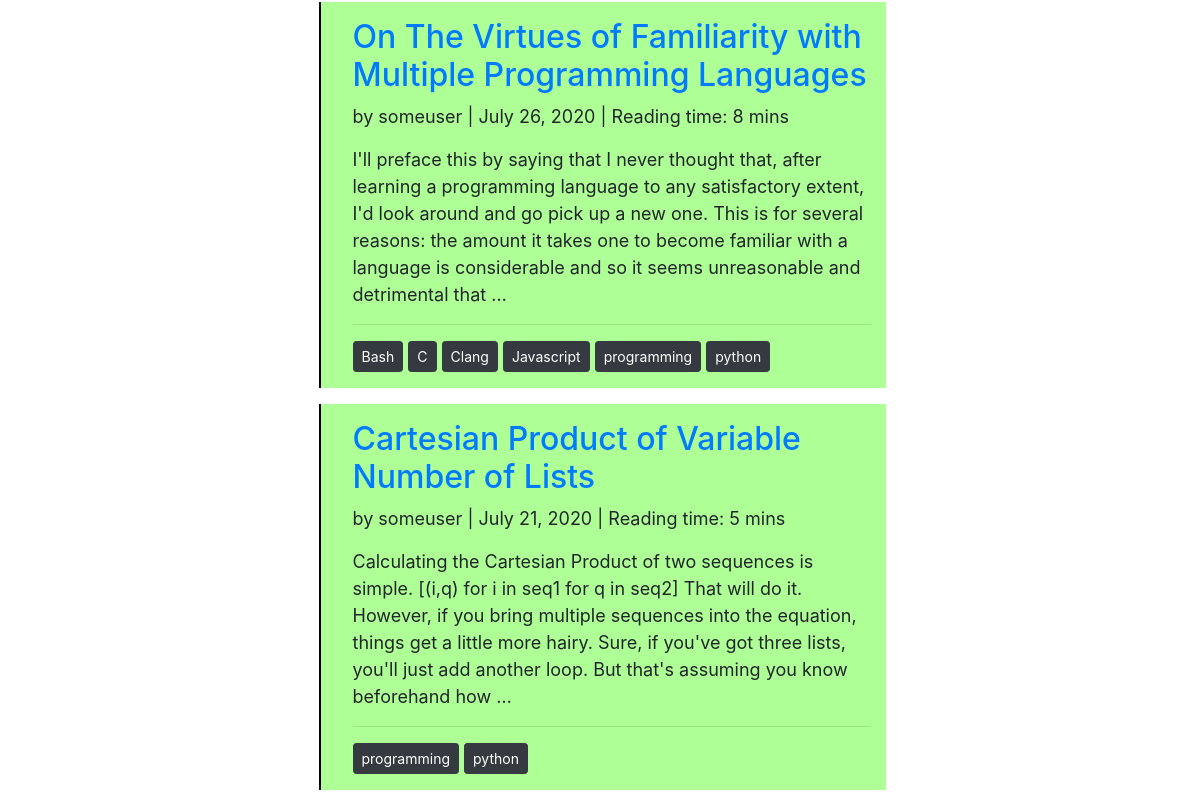
/ (middle part), run on an earlier commit of the app's database.
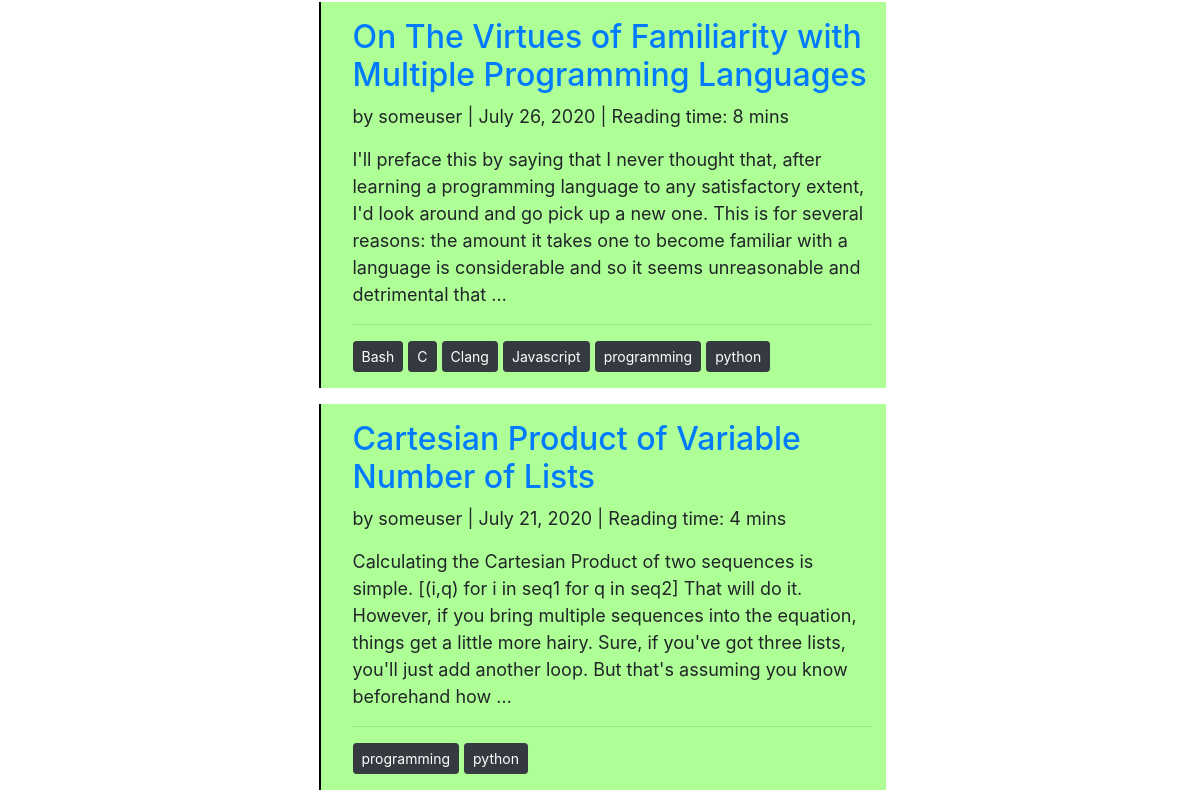
And on a later commit of the database.
### posts/models.py (models this page shows, shortened)
class Post(models.Model):
    title = models.CharField(max_length=150)
    body_text = RichTextField()   # use the ckeditor's wysiwyg admin interface
    author = models.ForeignKey(settings.AUTH_USER_MODEL,   #the FK here points to the built-in user model
        on_delete=models.CASCADE)
    publication_date = models.DateField( # check that this is a datefield before storage in the DB
            auto_now_add=True      # Automatically set the field to today when the object is first created.
            )
    section = models.ForeignKey(
            'Category',
            on_delete=models.CASCADE,
            default="Etc")
    tags = models.ManyToManyField(Tags)
    def get_reading_length(self):
        body_text_length= len(self.body_text.split(' ')) # split the body_text into words (using whitespace as the delimiter) and count how many words there are
        reading_length = 'Reading time: ' + str(round(body_text_length / 200)) + ' mins'      #apparently, studies have shown that 238 words per minute is the average reading speed, but I'll round it down to 200
        return reading_length
    def get_absolute_url(self):
        return "/posts/{}/".format(self.id)

### pages/views.py (the view, shortened to what this page needs)
# urls.py: path('', HomeAjaxView, name='home'),
def HomeAjaxView(request):
    HOME_PAGE_TEMPLATE = 'home.html'
    AJAX_TEMPLATE = 'cards.html'    # the template that's meant to be rendered into HTML, turned into a string and sent as an Ajax response. On the client, Javascript is to replace the appropriate parts with the html contained in the response object
    def get_queryset():
       req = request.GET.get('sort_options', None)
       if not req: # if no sort_options query string is part of the url, i.e. if a request for "" or "/home/" is made without any sorting specified, but with or without pagination
          return Post.objects.order_by('-publication_date') #then (i.e. this is made the default) - sort by most recent first
    def get_page():
       page_obj = request.GET.get('page', 1)  # if the request dict contains no 'page' key (ie no page query strig came with the http request), default to 1
       paginator_obj = Paginator(get_queryset(), 5)  #paginate the queryset to 5 items per page
       try:
          post_list = paginator_obj.page(page_obj)   # get the page number specified in the get query querystring parameter of the URL, or the first page, by default, if no page is specified in the request
          is_paginated = True if paginator_obj.num_pages> 1 else False   #set is_Paginated to true if and only if the items span at least two pages, else False (no pagination)
       except PageNotAnInteger:
          post_list = paginator_obj.page(1)
       except EmptyPage:
          post_list = paginator_obj.page(paginator.num_pages)
       return post_list, is_paginated
    def get_context_data():
        context = {}
        POST_LIST, IS_PAGINATED = get_page()   # call get_page to determine if there is pagination and if so get the queryset paginated
        context['categories'] = {cat : cat.post_set.count() for cat in Category.objects.all() if cat.post_set.count()>0}
        context['post_list'] = POST_LIST
        context['is_paginated'] = IS_PAGINATED
        context['page_obj'] = POST_LIST  #page_obj and post_list point to the same object, because post_list is actually a page object, the result of a paginated queryset
        mutable_querydict_copy = request.GET.copy()  #By default QueryDicts are immutable, though the copy() method will always return a mutable copy.
        sort_query_string_var = mutable_querydict_copy.pop('page', True) and mutable_querydict_copy.urlencode()
        context['sort_query_string'] = sort_query_string_var
        return context
    CONTEXT = get_context_data()  #call the get_context_data function defined above to build up the context to be passed to render()
    if not request.is_ajax():   # check that the header contains a ('X-REQUESTED-WITH', 'XMLHttpRequest') field
       return render(request, HOME_PAGE_TEMPLATE, CONTEXT)
    elif request.is_ajax():
       return render(request, AJAX_TEMPLATE, CONTEXT)

### posts/models.py (called while the page is built)
    def __str__(self):
        return self.cat_name

    def get_absolute_url(self):
              return "/posts/cat/{}/".format(self.cat_name)

### tags/models.py (called while the page is built)
    def __str__(self):
        return self.tag_name #the printable representation of a Tags instance is its tag_name

    def get_absolute_url(self):
        return "/tags/{}/".format(self.tag_name)

### templates/home.html (shortened to what this page needs)
{% extends "basedoc.html" %}
{% block body %}
<div id="to_be_replaced">
{% for p in post_list %}
<div class="row justify-content-center">
      <div class="col-12 col-sm-6 homecards">
	      <h2> <a href="{{p.get_absolute_url}}">{{ p.title }}</a></h2>
	      <p> by {{ p.author }} | {{ p.publication_date }} | {{ p.get_reading_length }}</h3>
      	      <br>
	      <p> {{ p.body_text|safe|striptags|truncatewords:55}} </p>
	      <hr>
	      <p>{% for item in p.tags.all%} <a href="{{ item.get_absolute_url }}"><button type="button" class="btn btn-dark btn-sm">{{item}}</button></a> {% endfor %}</p>
      </div>
</div>
{% endfor %}
</div>
{% endblock body %}

What changed in the data, as far as the page shows it:
changed Post "Cartesian Product of Variable Number of Lists": get_reading_length "Reading time: 5 mins" → "Reading time: 4 mins"
